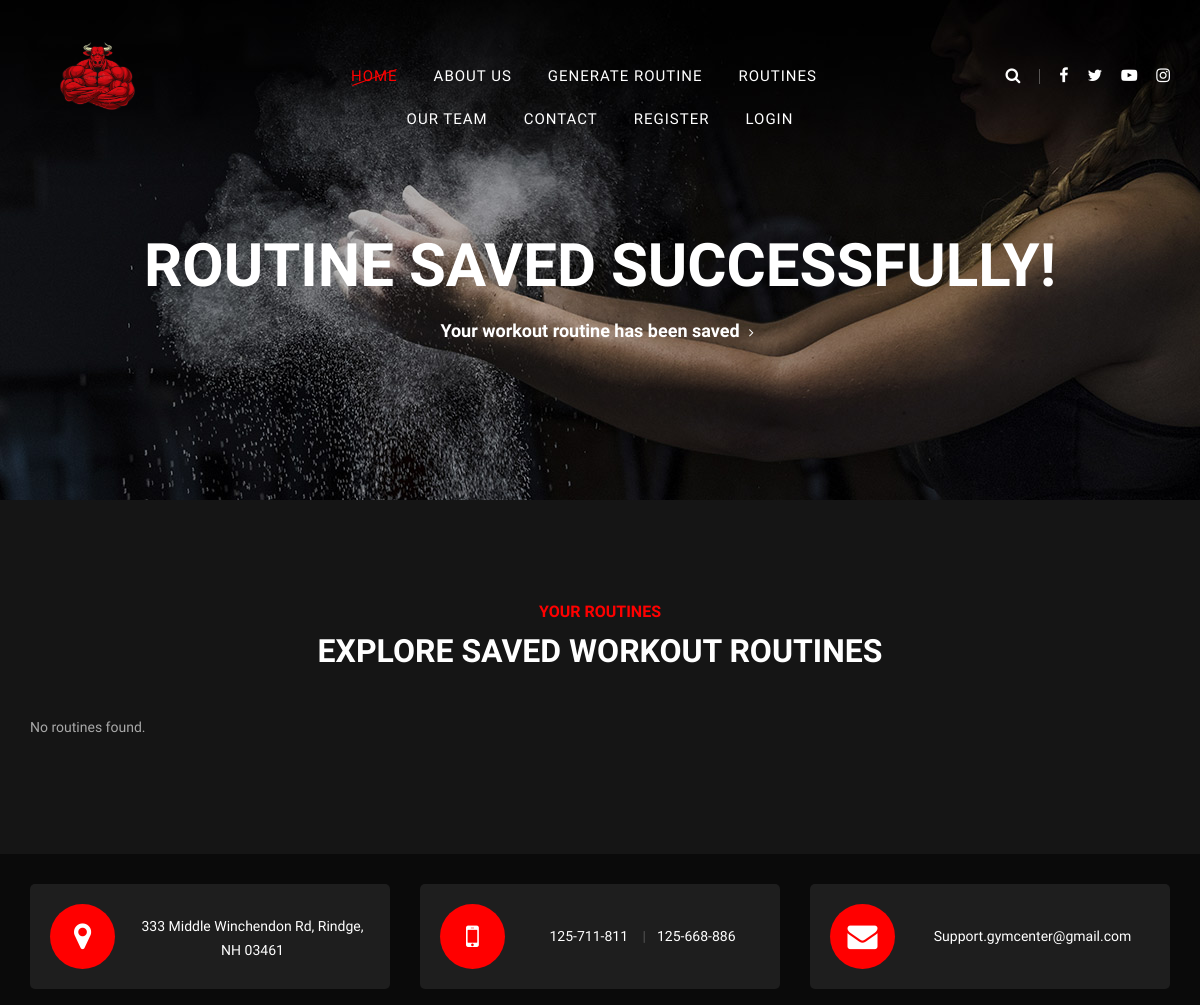
The app's page /routine/success/ (upper part), older data.
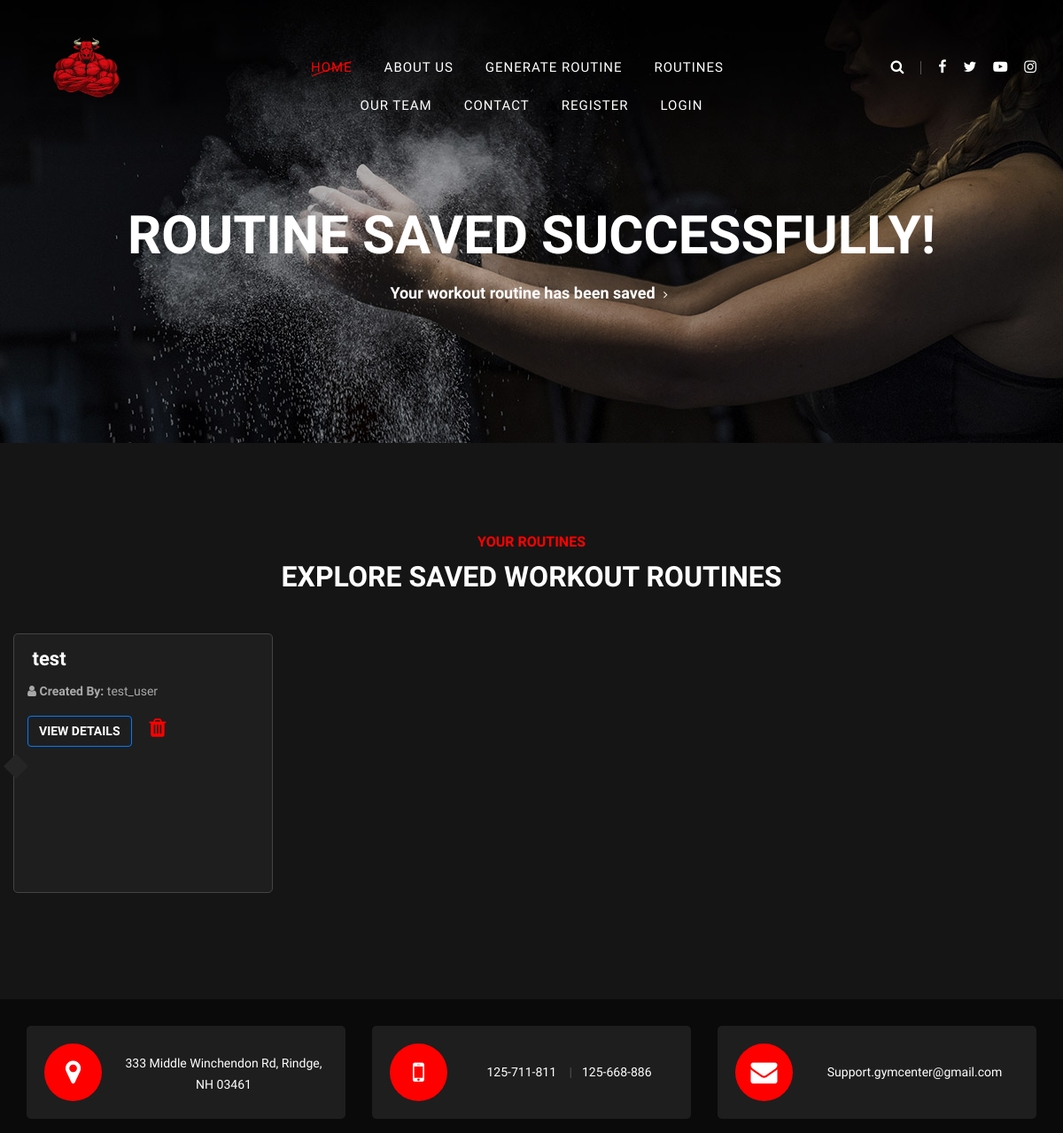
The same page, newer data.
### routineplanner/models.py (models this page shows, shortened)
class Routine(models.Model):
    name = models.CharField(max_length=100)
    created_by = models.CharField(max_length=100)
    details = models.TextField()  # To hold the generated workout routine details
    image = models.ImageField(upload_to='routine_images/', null=True, blank=True)  # Add this line

### routineplanner/views.py (the view)
# urls.py: path('success/', success_view, name='success_url'),  # New path for success URL
def success_view(request):
    routines = Routine.objects.all()  # Retrieve all routines from the database
    for routine in routines:
        try:
            routine.details = json.loads(routine.details)  # Convert JSON string to dict
        except json.JSONDecodeError:
            routine.details = {}  # If parsing fails, set to empty dict or handle accordingly
    return render(request, 'routine_planner/success.html', {'routines': routines})

### templates/routine_planner/success.html (shortened to what this page needs)
{% extends 'layout.html' %}
{% load static %}
{% block content %}
<section class="breadcrumb-section set-bg" data-setbg="{% static 'img/breadcrumb-bg.jpg' %}">
    <div class="container">
        <div class="row">
            <div class="col-lg-12 text-center">
                <div class="breadcrumb-text">
                    <h2>Routine Saved Successfully!</h2>
                    <div class="bt-option">
                        <a>Your workout routine has been saved</a>
                    </div>
                </div>
            </div>
        </div>
    </div>
</section>
<section class="services-section spad">
    <div class="container">
        <div class="row">
            <div class="col-lg-12">
                <div class="section-title">
                    <span>Your Routines</span>
                    <h2>Explore Saved Workout Routines</h2>
                </div>
            </div>
        </div>
        <div class="row">
            {% for routine in routines %}
                <div class="col-lg-3 col-md-6 p-0">
                    <div class="ss-text">
                        <h4> {{ routine.name }}</h4>
                        <p><strong><i class="fa fa-user"></i> Created By:</strong> {{ routine.created_by }}</p>
                        <a href="{% url 'routine_detail' routine.id %}" class="btn btn-outline-primary">View Details</a>
                        <form action="{% url 'delete_routine' routine.id %}" method="post" style="display:inline;">
                            <button class="delete-button" type="button" onclick="confirmDelete(event, this)">
                                <i class="fa fa-trash"></i>
                            </button>
                        </form>
                    </div>
                </div>
            {% empty %}
                <div class="col-lg-12">
                    <p>No routines found.</p>
                </div>
            {% endfor %}
        </div>
    </div>
</section>
<div class="gettouch-section">
    <div class="container">
        <div class="row">
            <div class="col-md-4">
                <div class="gt-text">
                    <i class="fa fa-map-marker"></i>
                    <p>333 Middle Winchendon Rd, Rindge,<br/> NH 03461</p>
                </div>
            </div>
            <div class="col-md-4">
                <div class="gt-text">
                    <i class="fa fa-mobile"></i>
                    <ul>
                        <li>125-711-811</li>
                        <li>125-668-886</li>
                    </ul>
                </div>
            </div>
            <div class="col-md-4">
                <div class="gt-text email">
                    <i class="fa fa-envelope"></i>
                    <p>Support.gymcenter@gmail.com</p>
                </div>
            </div>
        </div>
    </div>
</div>
{% endblock %}

### templates/layout.html (shortened to what this page needs)
{% load static %}
<!DOCTYPE html>
<html lang="zxx">
<head>
    <link
            rel="stylesheet"
            href="{% static 'css/bootstrap.min.css' %}"
            type="text/css"
    />
    <link
            rel="stylesheet"
            href="{% static 'css/font-awesome.min.css' %}"
            type="text/css"
    />
    <link
            rel="stylesheet"
            href="{% static 'css/flaticon.css' %}"
            type="text/css"
    />
    <link
            rel="stylesheet"
            href="{% static 'css/owl.carousel.min.css' %}"
            type="text/css"
    />
    <link
            rel="stylesheet"
            href="{% static 'css/barfiller.css' %}"
            type="text/css"
    />
    <link
            rel="stylesheet"
            href="{% static 'css/magnific-popup.css' %}"
            type="text/css"
    />
    <link
            rel="stylesheet"
            href="{% static 'css/slicknav.min.css' %}"
            type="text/css"
    />
    <link
            rel="stylesheet"
            href="{% static 'css/style.css' %}"
            type="text/css"
    />
</head>
<body>
<main>
    <header class="header-section">
        <div class="container-fluid">
            <div class="row">
                <div class="col-lg-3">
                    <div class="logo">
                        <a href="{% url 'index' %}">
                            <img
                                    src="{% static 'img/logo_bulls.png' %}"
                                    alt=""
                                    style="width: 75px; margin-top: -13px; margin-left: 30px"
                            />
                        </a>
                    </div>
                </div>
                <div class="col-lg-6">
                    <nav class="nav-menu">
                        <ul>
                            <li class="active"><a href="{% url 'index' %}">Home</a></li>
                            <li><a href="{% url 'about_us' %}">About Us</a></li>
                            <li><a href="{% url 'workout_view' %}">Generate routine </a></li>
                            <li><a href="{% url 'success_url' %}">Routines</a></li>
                            <li><a href="{% url 'team' %}">Our Team</a></li>
                            <li><a href="{% url 'contact' %}">Contact</a></li>
                            {% if user.is_authenticated %}
                                <li><a href="{% url 'profile' %}">Profile</a></li>
                            {% else %}
                                <li><a href="{% url 'register' %}">Register</a></li>
                                <li><a href="{% url 'login' %}">Login</a></li>
                            {% endif %}
                        </ul>
                    </nav>
                </div>
                <div class="col-lg-3">
                    <div class="top-option">
                        <div class="to-search search-switch">
                            <i class="fa fa-search"></i>
                        </div>
                        <div class="to-social">
                            <a href="#"><i class="fa fa-facebook"></i></a>
                            <a href="#"><i class="fa fa-twitter"></i></a>
                            <a href="#"><i class="fa fa-youtube-play"></i></a>
                            <a href="#"><i class="fa fa-instagram"></i></a>
                        </div>
                    </div>
                </div>
            </div>
        </div>
    </header>
    {% block content %}{% endblock %}
</main>
{% load sweetify %}
</body>
</html>

### static/css/barfiller.css (style rules this page uses)
body { font-family: Arial; }

### templates/routine_planner/success.html (style rules this page uses)
.ss-text { padding: 15px; border: 1px solid #444; border-radius: 5px; margin-bottom: 20px; background-color: #1e1e1e; color: #ffffff; transition: transform 0.3s; }
.delete-button { background-color: transparent; border: none; color: red; font-size: 24px; cursor: pointer; margin-left: 10px; }
.gettouch-section .gt-text { padding: 20px; background-color: #1e1e1e; border-radius: 5px; margin-bottom: 15px; }
.gettouch-section .gt-text p, .gettouch-section .gt-text ul { color: #ffffff; }

Row changes from the older to the newer data that the page shows:
added Routine: name "test", created_by "test_user"
Text that changed along with them:
text no longer shown: "No routines found."
